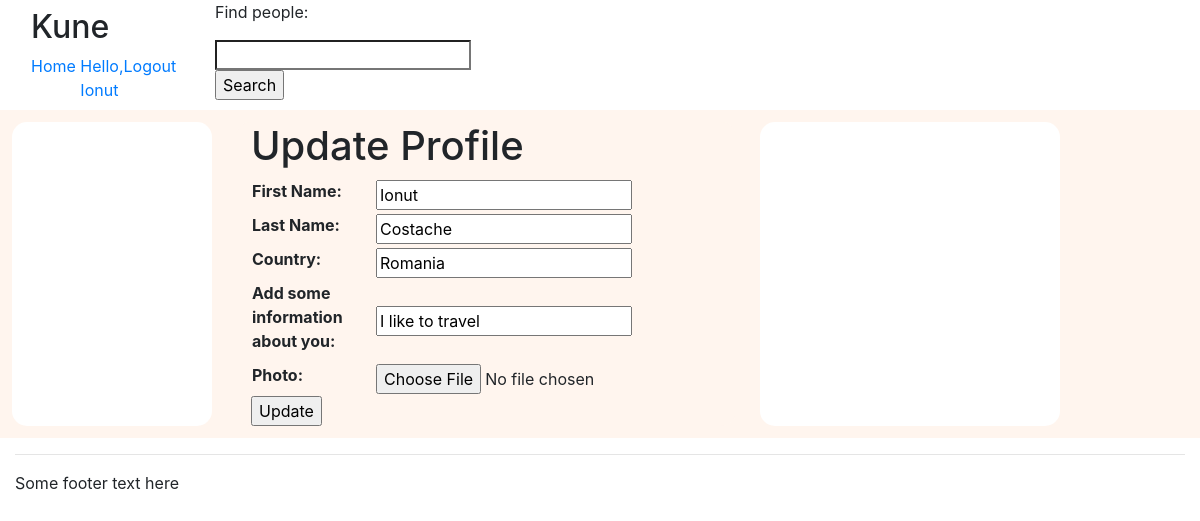
The page /update_profile (signed in) on the database its author committed.
### users/models.py (models this page shows, shortened)
class AppUser(AbstractUser):
    country = models.CharField(max_length = 100, null = False, blank = False)
    about_user = models.TextField(null = True, blank = True)
    contacts = models.ManyToManyField("AppUser", blank = True)
    photo = models.ImageField(upload_to='profile/', default='default/default_profile.png')

### users/views.py (the view)
# urls.py: path('update_profile', views.update_profile, name = 'update_profile'),
@login_required
def update_profile(request):
    if request.method == 'POST':
        user_form = UpdateForm(request.POST, request.FILES)
        if user_form.is_valid():
            user_instance = AppUser.objects.get(id=request.user.id)
            user_instance.first_name = user_form.cleaned_data.get('first_name')
            user_instance.last_name = user_form.cleaned_data.get('last_name')
            user_instance.country = user_form.cleaned_data.get('country')
            user_instance.about_user = user_form.cleaned_data.get('about_user')
            if len(request.FILES) > 0:
                user_instance.photo = request.FILES['photo']
                try:
                    os.remove(user_instance.photo.path)
                except Exception as error:
                    print(error)
            user_instance.save()
            return HttpResponseRedirect('/')
    else:
        data = {'first_name': request.user.first_name,
                'last_name': request.user.last_name,
                'country': request.user.country,
                'about_user': request.user.about_user}
        user_form = UpdateForm(data)
        return render(request, 'update_profile.html', {'user_form': user_form})

### users/forms.py
class UpdateForm(UserChangeForm):
    first_name = forms.CharField(required = True, label = 'First Name', max_length = 50)
    last_name = forms.CharField(required = True, label = 'Last Name', max_length = 100)
    country = forms.CharField(required = True, label = 'Country', max_length = 100)
    about_user = forms.CharField(required = False, label = 'Add some information about you')
    photo = forms.ImageField(required = False)
    password = None
    def clean(self):
        super(UserChangeForm, self).clean()
        if self.cleaned_data.get('first_name') == '':
            raise ValidationError('First Name field is mandatory')
        if self.cleaned_data.get('last_name') == '':
            raise ValidationError('Last Name field is mandatory')
        if self.cleaned_data.get('country') == '':
            raise ValidationError('Country field is mandatory')
    class Meta:
        model = AppUser
        fields = ('first_name', 'last_name', 'country', 'about_user','photo')

### users/templates/update_profile.html (shortened to what this page needs)
{% extends "base.html" %}
{% block content %}
<h1>Update Profile</h1>
    <form id="user_form" method="post" action = "{% url 'update_profile' %}" enctype="multipart/form-data">
        <table>
            {{ user_form.as_table }}
        </table>
        <input type="submit" name="submit" value="Update" />
    </form>
{% endblock %}

### users/templates/title.html
<nav class="navbar navbar-expand-md sticky-top flex-column">
    <div class="w-100 d-flex">
        <div class="navbar-header" id="header">
            <h2 id="application_title">Kune</h2>
        </div>
    </div>
    <div class="w-100 d-flex">
        <ul class="navbar-nav mr-auto" id="navigation">
            <li class="nav-item active"><a class="nav_link" href="/">Home&nbsp;</a></li>
            {% if user.is_authenticated %}
            <li class="nav-item active"><a class="nav_link" href="#">Hello, {{ user.first_name }}&nbsp</a></li>
            <li class="nav-item active"><a class="nav_link" href="{% url 'logout' %}">Logout</a></li>
            {% else %}
            <li class="nav-item active"><a class="nav_link" href="{% url 'register' %}">Register&nbsp</a></li>
            <li class="nav-item active"><a class="nav_link" href="{% url 'login' %}">Login</a></li>
            {% endif %}
        </ul>
    </div>
</nav>

### rows shown on the page
AppUser: first_name "Ionut", last_name "Costache", country "Romania", about_user "I like to travel"
